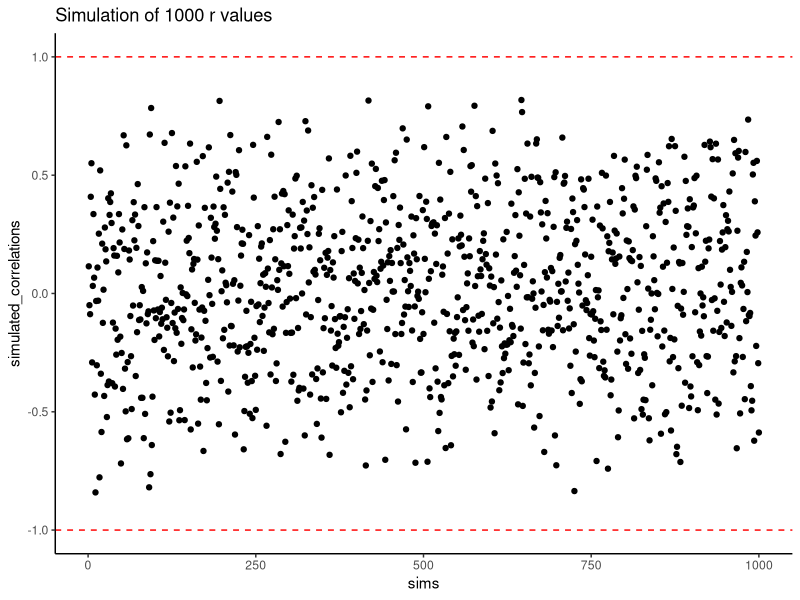
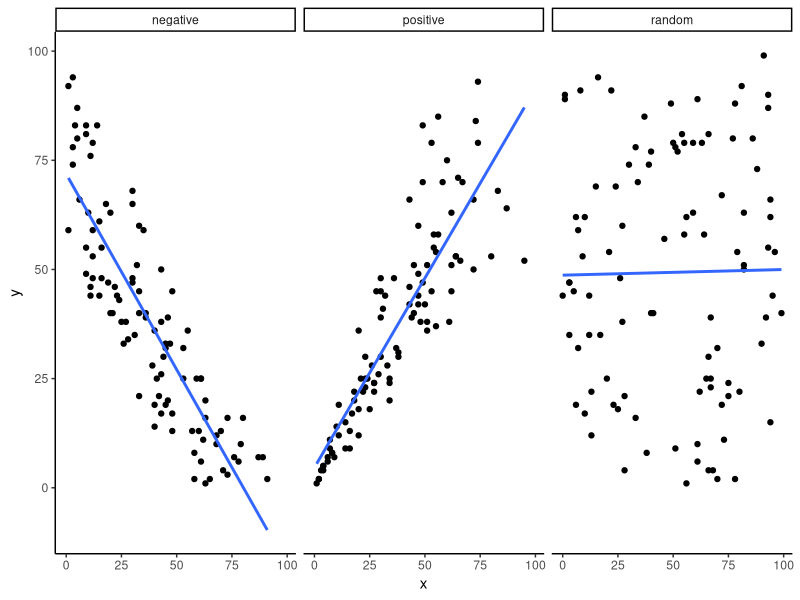

Reproduce these figures in R, in order. (Note: this script raises an error after producing the figures.)
## ---- chunk 1
set.seed(456)
ball<-1:10
north_pole<-round(round(runif(10,1,10)))
south_pole<-round(round(runif(10,1,10)))

df_balls<-data.frame(ball,north_pole,south_pole)

knitr::kable(df_balls)

## ---- chunk 2
library(ggplot2)
simulated_correlations <- c() # create empty vector 
for(sim in 1:1000){
  # pick 10 random numbers between 1 and 10 and round the result to the nearest integer
  north_pole <- round(runif(10,1,10)) 
  south_pole <- round(runif(10,1,10))
  # save each calculated correlation in the vector
  simulated_correlations[sim] <- cor(north_pole,south_pole) 
}

# Generate a scatterplot with the simulated correlations
sim_df <- data.frame(sims=1:1000,simulated_correlations)
ggplot(sim_df, aes(x = sims, y = simulated_correlations))+
  geom_point()+
  theme_classic()+
  geom_hline(yintercept = -1, color="red", linetype = 2)+
  geom_hline(yintercept = 1, color="red", linetype = 2)+
  ggtitle("Simulation of 1000 r values")
## ---- chunk 3
set.seed(999)
subject_x<-1:100
chocolate_x<-round(1:100*runif(100,.5,1))
happiness_x<-round(1:100*runif(100,.5,1))

df_positive<-data.frame(subject_x,chocolate_x,happiness_x)

subject_x<-1:100
chocolate_x<-round(1:100*runif(100,.5,1))
happiness_x<-round(100:1*runif(100,.5,1))

df_negative<-data.frame(subject_x,chocolate_x,happiness_x)

subject_x<-1:100
chocolate_x<-round(runif(100,0,100))
happiness_x<-round(runif(100,0,100))

df_random<-data.frame(subject_x,chocolate_x,happiness_x)

all_data<-rbind(df_positive,df_negative,df_random)
all_data<-cbind(all_data,correlation=rep(c("positive","negative","random"),each=100))

ggplot(all_data,aes(x=chocolate_x,y=happiness_x))+
  geom_point()+
  geom_smooth(method=lm,se=FALSE)+
  theme_classic()+
  facet_wrap(~correlation)+
  xlab("x")+
  ylab("y")

## ---- chunk 4

if (knitr:::is_latex_output()) {
  knitr::include_graphics("figures/gifs/corUnifn10-1.png")
} else {
  knitr::include_graphics("figures/gifs/corUnifn10-1.gif")
}

## ---- chunk 5
hist(simulated_correlations,breaks=seq(-1,1,.1))
## ---- chunk 6
all_df<-data.frame()
for(s_size in  c(10,50,100,1000)){
  simulated_correlations <- length(0)
  for(sim in 1:1000){
    north_pole <- runif(s_size,1,10)
    south_pole <- runif(s_size,1,10)
    simulated_correlations[sim] <- cor(north_pole,south_pole)
  }
sim_df <- data.frame(sample_size=rep(s_size,1000),sims=1:1000,simulated_correlations)
all_df<-rbind(all_df,sim_df)
}


ggplot(all_df,aes(x=simulated_correlations))+
  geom_histogram()+
  facet_wrap(~sample_size)+
  theme_classic()

## ---- chunk 7

if (knitr:::is_latex_output()) {
  knitr::include_graphics("figures/gifs/corUnifFourNs-1.png")
} else {
  knitr::include_graphics("figures/gifs/corUnifFourNs-1.gif")
}

## ---- chunk 8

if (knitr:::is_latex_output()) {
  knitr::include_graphics("figures/gifs/corRealgif-1.png")
} else {
  knitr::include_graphics("figures/gifs/corRealgif-1.gif")
}

## ---- chunk 9

emphCol <- rgb(0,0,1)
emphColLight <- rgb(.5,.5,1)
emphGrey <- grey(.5)
eps <- TRUE
colour <- TRUE

probabilities <- c( .5, .3, .1, 0, .1)
	eventNames <- c( "Blue jeans", "Grey jeans", "Black jeans", 
					 "Black suit", "Blue track" )
	
	# draw the plot
	barplot( 
		height= probabilities, 
		xlab = "Event",
		ylab = "Probability of event",
		names.arg = eventNames,
		density = 10,
		col = ifelse(colour,emphCol,emphGrey)
	)
## ---- chunk 10

knitr::include_graphics("figures/probability/binomSkulls20-eps-converted-to.png")
## ---- chunk 11
dbinom( x = 4, size = 20, prob = 1/6 )
## ---- chunk 12

knitr::include_graphics("figures/probability/Binomial2.png")
## ---- chunk 13
pbinom(q= 4, size = 20, prob = 1/6)
## ---- chunk 14
qbinom(p = 0.75, size = 20, prob = 1/6 )
## ---- chunk 15
rbinom(n = 100, size = 20, prob = 1/6 )
## ---- chunk 16
knitr::include_graphics("figures/probability/Normal_formula.png")
## ---- chunk 17
knitr::include_graphics(path="figures/gifs/normalMovingMean-1.gif")
## ---- chunk 18
knitr::include_graphics(path="figures/gifs/normalMovingSD-1.gif")
## ---- chunk 19
dnorm( x = 1, mean = 1, sd = 0.1 )
## ---- chunk 20
scores <- round(rnorm(5,65,5),digits=1)
print(scores)
## ---- chunk 21
round((scores-65)/5,2)
